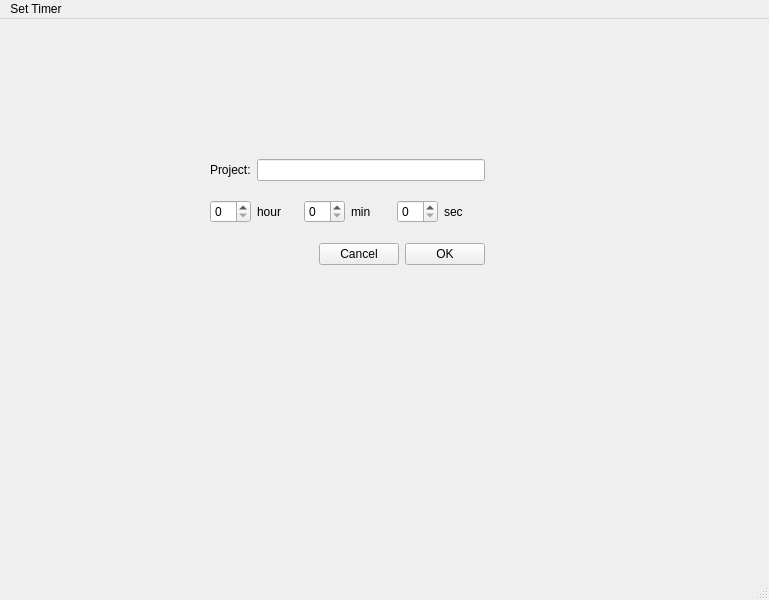
<?xml version="1.0" encoding="UTF-8"?>
<ui version="4.0">
 <class>MainWindow</class>
 <widget class="QMainWindow" name="MainWindow">
  <property name="geometry">
   <rect>
    <x>0</x>
    <y>0</y>
    <width>769</width>
    <height>600</height>
   </rect>
  </property>
  <property name="windowTitle">
   <string>MainWindow</string>
  </property>
  <widget class="QWidget" name="centralwidget">
   <widget class="QWidget" name="layoutWidget">
    <property name="geometry">
     <rect>
      <x>210</x>
      <y>140</y>
      <width>275</width>
      <height>106</height>
     </rect>
    </property>
    <layout class="QVBoxLayout" name="verticalLayout_3">
     <item>
      <layout class="QVBoxLayout" name="verticalLayout_2">
       <item>
        <layout class="QHBoxLayout" name="horizontalLayout_4">
         <item>
          <widget class="QLabel" name="labelPlan">
           <property name="text">
            <string>Project:</string>
           </property>
          </widget>
         </item>
         <item>
          <widget class="QLineEdit" name="planName"/>
         </item>
        </layout>
       </item>
       <item>
        <layout class="QHBoxLayout" name="horizontalLayout_3">
         <item>
          <layout class="QHBoxLayout" name="horizontalLayout_2">
           <item>
            <widget class="QDoubleSpinBox" name="timeHour">
             <property name="decimals">
              <number>0</number>
             </property>
             <property name="maximum">
              <double>99.000000000000000</double>
             </property>
            </widget>
           </item>
           <item>
            <widget class="QLabel" name="labelHour">
             <property name="text">
              <string>hour</string>
             </property>
            </widget>
           </item>
           <item>
            <widget class="QDoubleSpinBox" name="timeMin">
             <property name="decimals">
              <number>0</number>
             </property>
             <property name="maximum">
              <double>59.000000000000000</double>
             </property>
            </widget>
           </item>
           <item>
            <widget class="QLabel" name="labelMin">
             <property name="text">
              <string>min</string>
             </property>
            </widget>
           </item>
           <item>
            <widget class="QDoubleSpinBox" name="timeSec">
             <property name="decimals">
              <number>0</number>
             </property>
             <property name="maximum">
              <double>59.000000000000000</double>
             </property>
            </widget>
           </item>
           <item>
            <widget class="QLabel" name="labelSec">
             <property name="text">
              <string>sec</string>
             </property>
            </widget>
           </item>
          </layout>
         </item>
        </layout>
       </item>
      </layout>
     </item>
     <item>
      <layout class="QHBoxLayout" name="horizontalLayout_5">
       <item>
        <spacer name="horizontalSpacer">
         <property name="orientation">
          <enum>Qt::Horizontal</enum>
         </property>
         <property name="sizeHint" stdset="0">
          <size>
           <width>40</width>
           <height>20</height>
          </size>
         </property>
        </spacer>
       </item>
       <item>
        <widget class="QPushButton" name="pushButtonCancel">
         <property name="text">
          <string>Cancel</string>
         </property>
        </widget>
       </item>
       <item>
        <widget class="QPushButton" name="PushButtonOK">
         <property name="text">
          <string>OK</string>
         </property>
        </widget>
       </item>
      </layout>
     </item>
    </layout>
   </widget>
  </widget>
  <widget class="QStatusBar" name="statusbar"/>
  <widget class="QMenuBar" name="menubar">
   <property name="geometry">
    <rect>
     <x>0</x>
     <y>0</y>
     <width>769</width>
     <height>24</height>
    </rect>
   </property>
   <widget class="QMenu" name="menuSet_Timer">
    <property name="title">
     <string>Set Timer</string>
    </property>
   </widget>
   <addaction name="menuSet_Timer"/>
  </widget>
 </widget>
 <tabstops>
  <tabstop>planName</tabstop>
  <tabstop>timeHour</tabstop>
  <tabstop>PushButtonOK</tabstop>
  <tabstop>pushButtonCancel</tabstop>
 </tabstops>
 <resources/>
 <connections>
  <connection>
   <sender>pushButtonCancel</sender>
   <signal>clicked()</signal>
   <receiver>MainWindow</receiver>
   <slot>close()</slot>
   <hints>
    <hint type="sourcelabel">
     <x>484</x>
     <y>298</y>
    </hint>
    <hint type="destinationlabel">
     <x>523</x>
     <y>350</y>
    </hint>
   </hints>
  </connection>
 </connections>
</ui>
